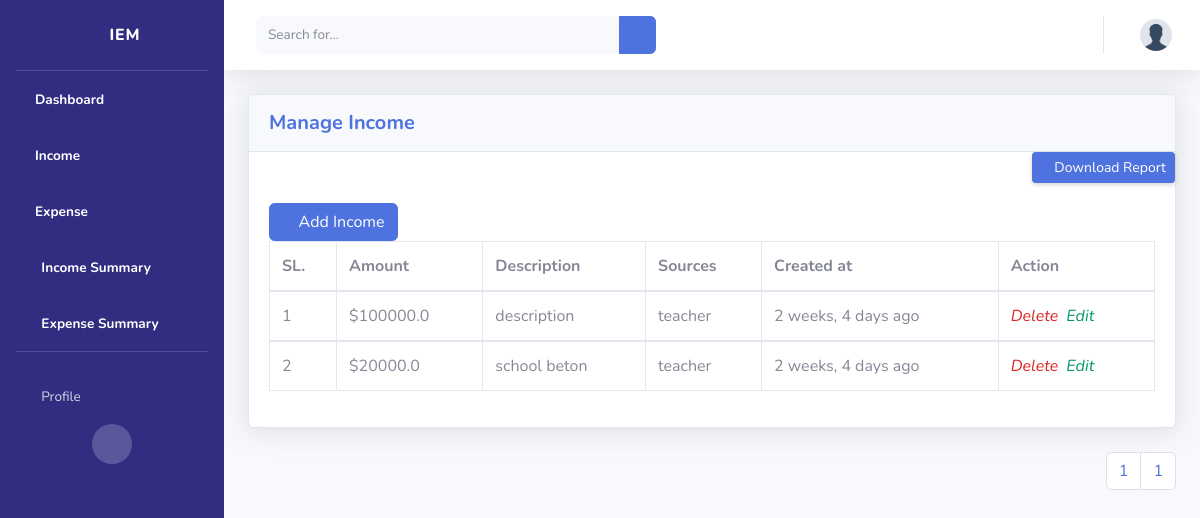
Screenshot of /income/ (signed in) with the database file from the repository.
### accounts/models.py (models this page shows, shortened)
class Profile(models.Model):
    user = models.OneToOneField(User, on_delete=models.CASCADE)
    image = models.ImageField(upload_to="profiles", default="profiles/default.png")
    name = models.CharField(max_length=200, blank=True, null=True)
    email = models.EmailField(max_length=500, blank=True, null=True)
    bio = models.TextField(null=True, blank=True)
    phone_number = RegexValidator(
        regex=r"^\+(?:[0-9]●?){6,14}[0-9]$",
        message=_(
            "Enter a valid international mobile phone number starting with +(country code)"
        ),
    )
    city = models.CharField(
        verbose_name=_("City"), max_length=400, null=True, blank=True
    )
    country = CountryField(null=True, blank=True)
    class Meta:
        ordering = ["-id"]
        verbose_name_plural = "Profile"

### income/models.py (models this page shows, shortened)
class Income(models.Model):
    user = models.ForeignKey(User, on_delete=models.CASCADE, null=True, blank=True)
    amount = models.FloatField()
    date = models.DateTimeField(default=now)
    description = models.TextField(help_text="Write Your Income Description.")
    sources = models.CharField(max_length=200)
    class Meta:
        ordering = [
            "-date",
        ]
        verbose_name_plural = "Income"

### income/views.py (the view)
# urls.py: path("income/", views.IncomeList.as_view(), name="income"),
class IncomeList(LoginRequiredMixin, ListView):
    model = Income
    template_name = "income/income.html"
    context_object_name = "incomes"
    paginate_by = 6
    def get_context_data(self, **kwargs):
        context = super().get_context_data(**kwargs)
        context["incomes"] = Income.objects.filter(user=self.request.user)
        return context

### templates/income/income.html (shortened to what this page needs)
<!DOCTYPE html>
<html lang="en">
{% load static %}
{% load humanize %}
<head>
    {% include 'partials/__css.html' %}
</head>
<body id="page-top">
    <div id="wrapper">
        {% include 'partials/__sidebar.html' %}
        <div id="content-wrapper" class="d-flex flex-column">
            <div id="content">
                <nav class="navbar navbar-expand navbar-light bg-white topbar mb-4 static-top shadow">
                    <form
                        class="d-none d-sm-inline-block form-inline mr-auto ml-md-3 my-2 my-md-0 mw-100 navbar-search">
                        <div class="input-group">
                            <input type="text" class="form-control bg-light border-0 small" placeholder="Search for..."
                                aria-label="Search" aria-describedby="basic-addon2">
                            <div class="input-group-append">
                                <button class="btn btn-primary" type="button">
                                    <i class="fas fa-search fa-sm"></i>
                                </button>
                            </div>
                        </div>
                    </form>
                {% include 'partials/__topNavbar.html' %}
                <div class="container-fluid">
                    <div class="card shadow mb-4">
                        <div class="card-header py-3">
                            <h5 class="m-0 font-weight-bold text-primary">Manage Income</h5>
                        </div>
                        <div class="d-sm-flex align-items-start justify-content-between mb-0">
                            <a  href="{% url 'export-income' %}" class="d-none d-sm-inline-block btn btn-sm btn-primary shadow-sm">
                            <i class="fas fa-download fa-sm text-white-50"></i>
                            <button type="download">Download Report</button></a>
                        </div>
                        <div class="card-body">
                            <button type="button" class="btn btn-primary">
                            <i class="fa fa-plus"></i>
                            <a class="text-white hover:no-underline" href="{% url 'addIncome'%}">Add Income</a></button>
                            <div class="table-responsive">
                                <table class="table table-bordered" id="dataTable" width="100%" cellspacing="0">
                                        <thead>
                                        <tr>
                                            <th>SL.</th>
                                            <th>Amount</th>
                                            <th>Description</th>
                                            <th>Sources</th>
                                             <th>Created at</th>
                                            <th>Action</th>
                                        </tr>
                                    </thead>
                                    {% for items in incomes  %}
                                    <tbody>
                                        <tr>
                                            <td>{{ forloop.counter }}</td>
                                            <td>${{ items.amount }}</td>
                                            <td>{{ items.description }}</td>
                                            <td>{{ items.sources}}</td>
                                            <td>{{ items.date|naturaltime }}</td>
                                            <td><i class="material-icons">
                                            <a
                                            href="{% url 'delete-income' items.id %}" class="text-decoration-none text-red-600 hover:text-red-600">Delete</a>
                                            <a href="{% url 'update-income' items.id %}" class="m-1 text-decoration-none text-green-600 hover:text-green-600">Edit</a>
                                            </i></td>
                                        </tr>
                                    </tbody>
                                    {% endfor %}
                                </table>
                            </div>
                        </div>
                    </div>
                    {% if incomes %}
                    <nav aria-label="Page navigation example">
                        <ul class="pagination justify-content-end">
                            <li class="page-item"><a class="page-link" href="#">
                            {{ page_obj.number }}</a></li>
                            <li class="page-item"><a class="page-link" href="?page={{ page_obj.paginator.num_pages }}">
                            {{ page_obj.paginator.num_pages }}</a></li>
                        </ul>
                    </nav>
                    {% endif %}
                </div>
            </div>
        </div>
    </div>
</body>
</html>

### templates/partials/__css.html (shortened to what this page needs)
{% load static %}
<link href="{% static 'vendor/fontawesome-free/css/all.min.css' %}" rel="stylesheet" type="text/css">
<link href="https://unpkg.com/tailwindcss@^2/dist/tailwind.min.css" rel="stylesheet">
<link href="{% static 'css/sb-admin-2.min.css' %}" rel="stylesheet">

### templates/partials/__sidebar.html (shortened to what this page needs)
{% load static %}
        <ul class="navbar-nav bg-indigo-900 sidebar sidebar-dark accordion" id="accordionSidebar">
            <a class="sidebar-brand d-flex align-items-center justify-content-center" href="{% url 'dashboard' %}">
                <div class="sidebar-brand-icon rotate-n-15">
                    <i class="fas fa-user"></i>
                </div>
                <div class="sidebar-brand-text mx-3">
                    IEM
                <sup></sup></div>
            </a>
            <hr class="sidebar-divider my-0">
            <li class="nav-item active">
                <a class="nav-link" href="{% url 'dashboard' %}">
                    <i class="fas fa-home"></i>
                    <span>Dashboard</span></a>
            </li>
            <li class="nav-item active">
                <a class="nav-link" href="{% url 'income' %}">
                    <i class="fas fa-dollar-sign"></i>
                    <span>Income</span></a>
            </li>
            <li class="nav-item active">
                <a class="nav-link" href="{% url 'expense' %}">
                    <i class="fas fa-money-check-alt"></i>
                    <span>Expense</span></a>
            </li>
             <li class="nav-item active">
                <a class="nav-link" href="{% url 'income-summary'%}">
                    <i class="fas fa-fw fa-chart-area"></i>
                    <span>Income Summary</span></a>
            </li>
            <li class="nav-item active">
                <a class="nav-link" href="{% url 'expense-summary'%}">
                    <i class="fas fa-fw fa-chart-area"></i>
                    <span>Expense Summary</span></a>
            </li>
            <hr class="sidebar-divider">
            <li class="nav-item">
                <a class="nav-link collapsed" href="#" data-toggle="collapse" data-target="#collapsePages"
                    aria-expanded="true" aria-controls="collapsePages">
                    <i class="fas fa-fw fa-folder"></i>
                    <span>Profile</span>
                </a>
            </li>
            <div class="text-center d-none d-md-inline">
                <button class="rounded-circle border-0" id="sidebarToggle"></button>
            </div>
        </ul>

### templates/partials/__topNavbar.html (shortened to what this page needs)
{% load static %}
<ul class="navbar-nav ml-auto">
    <li class="nav-item dropdown no-arrow">
        <a class="nav-link dropdown-toggle" href="#" id="userDropdown" role="button"
            data-toggle="dropdown" aria-haspopup="true" aria-expanded="false">
            {% load cache %}
            {% cache 50 sidebar request.user.get_full_name %}
            <img class="img-profile rounded-circle" src="{{ request.user.profile.image.url }}">
            {% endcache %}
        </a>
    </li>
</ul>
</nav>

### templates/partials/__js.html (shortened to what this page needs)
{% load static %}

### rows the page displays
Income: amount "100000.0", description "description", sources "teacher", date "2 weeks, 4 days ago"
Income: amount "20000.0", description "school beton", sources "teacher", date "2 weeks, 4 days ago"

### other values shown
{{ page_obj.number }} "1"
{{ page_obj.paginator.num_pages }} "1"
